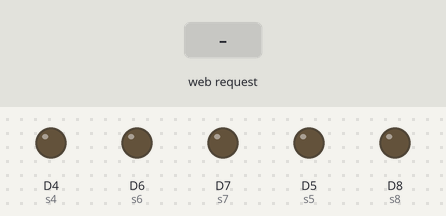
A sketch run on a simulated ESP8266 (NodeMCU). Shown: output pins drawn as LEDs (lit = HIGH). The inputs (shaded band) are chosen by the test bench. WiFi joins after 1.5 s; servers stay silent unless stated; what the sketch prints to the serial monitor is not drawn.

Above: at 2.7 s.
2.8 s: HTTP request GET /s4on received
At 3.7 s:
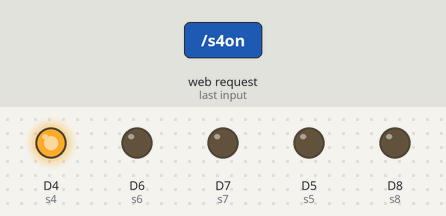
4.3 s: HTTP request GET /s5on received
At 4.8 s:
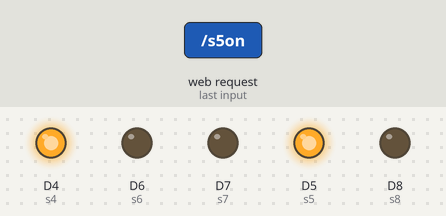
5.8 s: HTTP request GET /s4off received
At 7.0 s:
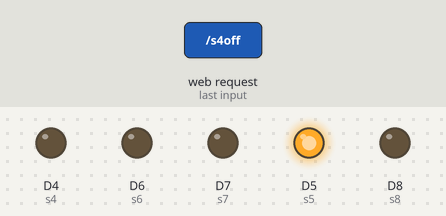
7.3 s: HTTP request GET /s5off received
At 8.3 s:
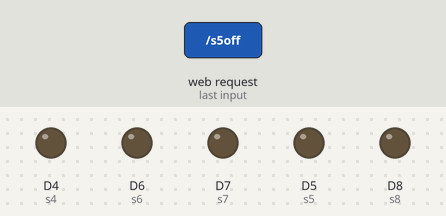
Timing chart, 0 to 9.8 s (numbered marks = the images above; inputs shaded):
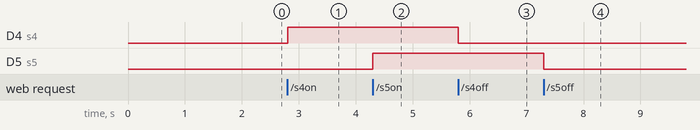

Measured:
- after the input at 2.8 s, D4 (s4): LOW → HIGH at once
- after the input at 4.3 s, D5 (s5): LOW → HIGH at once
- after the input at 5.8 s, D4 (s4): HIGH → LOW at once
- after the input at 7.3 s, D5 (s5): HIGH → LOW at once

The sketch:

home_automation_app.ino
```cpp
#include <ESP8266WiFi.h>
#define s1 D1  // LED at GPIO4 D2
#define s2 D2
#define s3 D3
#define s4 D4
#define s5 D5
#define s6 D6
#define s7 D7
#define s8 D8

const char* ssid = "Extreme1";
const char* password = "data kam hair";
unsigned char status_led=0;

WiFiServer server(80);

void setup() {
  Serial.begin(115200);
  pinMode(s1, OUTPUT);
  digitalWrite(s1, LOW);
  pinMode(s2, OUTPUT);
  digitalWrite(s2, LOW);
  pinMode(s3, OUTPUT);
  digitalWrite(s3, LOW);
  pinMode(s4, OUTPUT);
  digitalWrite(s4, LOW);
  pinMode(s5, OUTPUT);
  digitalWrite(s5, LOW);
  pinMode(s6, OUTPUT);
  digitalWrite(s6, LOW);
  pinMode(s7, OUTPUT);
  digitalWrite(s7, LOW);
  pinMode(s8, OUTPUT);
  digitalWrite(s8, LOW);

  // Connect to WiFi network
  Serial.println();
  Serial.println();
  Serial.print("Connecting to ");
  Serial.println(ssid);

  WiFi.begin(ssid, password);

  while (WiFi.status() != WL_CONNECTED) {
    delay(500);
    Serial.print(".");
  }
  Serial.println("");
  Serial.println("WiFi connected");

  // Start the server
  server.begin();
  Serial.println("Server started at...");
  Serial.println(WiFi.localIP());

}

void loop() {

  // Check if a client has connected
  WiFiClient client = server.available();
  if (!client) {
    return;
  }

  // Wait until the client sends some data
  Serial.println("new client");
  while (! client.available())
  {
    delay (1);
  }


  // Read the first line of the request
  String req = client.readStringUntil('\r');
  Serial.println(req);
  client.flush();

  // Match the request

  if (req.indexOf("/s1off") != -1)  {
    status_led=0;
    digitalWrite(s1, LOW);
    Serial.println("s1 OFF");
  }
  else if(req.indexOf("/s1on") != -1)
  {
    status_led=1;
    digitalWrite(s1,HIGH);
    Serial.println("s1 ON");
  }
  else if (req.indexOf("/s2off") != -1)  {
    status_led=0;
    digitalWrite(s2, LOW);
    Serial.println("s2 OFF");
  }
  else if(req.indexOf("/s2on") != -1)
  {
    status_led=1;
    digitalWrite(s2,HIGH);
    Serial.println("s2 ON");
  }
   else if (req.indexOf("/s3off") != -1)  {
    status_led=0;
    digitalWrite(s3, LOW);
    Serial.println("s3 OFF");
  }
  else if(req.indexOf("/s3on") != -1)
  {
    status_led=1;
    digitalWrite(s3,HIGH);
    Serial.println("s3 ON");
  }
   else if (req.indexOf("/s4off") != -1)  {
    status_led=0;
    digitalWrite(s4, LOW);
    Serial.println("s4 OFF");
  }
  else if(req.indexOf("/s4on") != -1)
  {
    status_led=1;
    digitalWrite(s4,HIGH);
    Serial.println("s4 ON");
  }
   else if (req.indexOf("/s5off") != -1)  {
    status_led=0;
    digitalWrite(s5, LOW);
    Serial.println("s5 OFF");
  }
  else if(req.indexOf("/s5on") != -1)
  {
    status_led=1;
    digitalWrite(s5,HIGH);
    Serial.println("s5 ON");
  }
   else if (req.indexOf("/s6off") != -1)  {
    status_led=0;
    digitalWrite(s6, LOW);
    Serial.println("s6 OFF");
  }
  else if(req.indexOf("/s6on") != -1)
  {
    status_led=1;
    digitalWrite(s6,HIGH);
    Serial.println("s6 ON");
  }
   else if (req.indexOf("/s7off") != -1)  {
    status_led=0;
    digitalWrite(s7, LOW);
    Serial.println("s7 OFF");
  }
  else if(req.indexOf("/s7on") != -1)
  {
    status_led=1;
    digitalWrite(s7,HIGH);
    Serial.println("s7 ON");
  }
   else if (req.indexOf("/s8off") != -1)  {
    status_led=0;
    digitalWrite(s8, LOW);
    Serial.println("s8 OFF");
  }
  else if(req.indexOf("/s8on") != -1)
  {
    status_led=1;
    digitalWrite(s8,HIGH);
    Serial.println("s8 ON");
  }

// Return the response
/*client.println("HTTP/1.1 200 OK");
client.println("Content-Type: text/html");
client.println("Connection: close");
client.println("");

client.println("<!DOCTYPE HTML>");
client.println("<HTML>");
client.println("<H1> LED CONTROL </H1>");
client.println("<br />");

 client.println("<a href=\"/ledon\"\"> <button style='FONT-SIZE: 50px; HEIGHT: 200px;WIDTH: 300px; 126px; Z-INDEX: 0; TOP: 200px;'> LED ON </button> </a>");
 client.println("<a href=\"/ledoff\"\"> <button style='FONT-SIZE: 50px; HEIGHT: 200px; WIDTH: 300px; 126px; Z-INDEX: 0; TOP: 200px;'> LED OFF </button> </a>");
 client.println("</html>"); */

  delay(1);
  Serial.println("Client disonnected");
  Serial.println("");

}
```
